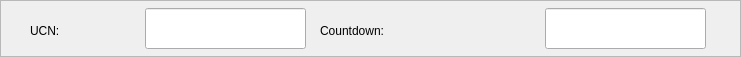
   <widget class="QFrame" name="frame">
    <property name="geometry">
     <rect>
      <x>515</x>
      <y>945</y>
      <width>741</width>
      <height>57</height>
     </rect>
    </property>
    <property name="frameShape">
     <enum>QFrame::StyledPanel</enum>
    </property>
    <property name="frameShadow">
     <enum>QFrame::Raised</enum>
    </property>
    <widget class="caFrame" name="caframe">
     <property name="geometry">
      <rect>
       <x>15</x>
       <y>2</y>
       <width>706</width>
       <height>51</height>
      </rect>
     </property>
     <property name="visibility">
      <enum>caFrame::StaticV</enum>
     </property>
     <property name="visibilityCalc">
      <string notr="true"/>
     </property>
     <property name="channel" stdset="0">
      <string notr="true"/>
     </property>
     <widget class="caLineEdit" name="caLineEdit_7">
      <property name="geometry">
       <rect>
        <x>130</x>
        <y>6</y>
        <width>161</width>
        <height>41</height>
       </rect>
      </property>
      <property name="alignment">
       <set>Qt::AlignCenter</set>
      </property>
      <property name="channel" stdset="0">
       <string notr="true">UCNQ:BEAMREQ:STATUS</string>
      </property>
      <property name="foreground">
       <color>
        <red>0</red>
        <green>0</green>
        <blue>0</blue>
       </color>
      </property>
      <property name="background">
       <color>
        <red>218</red>
        <green>218</green>
        <blue>218</blue>
       </color>
      </property>
      <property name="colorMode">
       <enum>caLineEdit::Default</enum>
      </property>
      <property name="precisionMode">
       <enum>caLineEdit::User</enum>
      </property>
      <property name="limitsMode">
       <enum>caLineEdit::Channel</enum>
      </property>
      <property name="maxValue">
       <double>1.000000000000000</double>
      </property>
      <property name="minValue">
       <double>0.000000000000000</double>
      </property>
      <property name="fontScaleMode">
       <enum>caLineEdit::Height</enum>
      </property>
      <property name="unitsEnabled">
       <bool>false</bool>
      </property>
      <property name="formatType">
       <enum>caLineEdit::decimal</enum>
      </property>
     </widget>
     <widget class="caLabel" name="calabel">
      <property name="geometry">
       <rect>
        <x>15</x>
        <y>6</y>
        <width>96</width>
        <height>46</height>
       </rect>
      </property>
      <property name="text">
       <string>UCN:</string>
      </property>
      <property name="scaledContents">
       <bool>false</bool>
      </property>
      <property name="alignment">
       <set>Qt::AlignLeading|Qt::AlignLeft|Qt::AlignVCenter</set>
      </property>
      <property name="fontScaleMode">
       <enum>ESimpleLabel::Height</enum>
      </property>
      <property name="background">
       <color alpha="0">
        <red>160</red>
        <green>160</green>
        <blue>164</blue>
       </color>
      </property>
     </widget>
     <widget class="caLabel" name="calabel_2">
      <property name="geometry">
       <rect>
        <x>305</x>
        <y>6</y>
        <width>216</width>
        <height>46</height>
       </rect>
      </property>
      <property name="text">
       <string>Countdown:</string>
      </property>
      <property name="scaledContents">
       <bool>false</bool>
      </property>
      <property name="alignment">
       <set>Qt::AlignLeading|Qt::AlignLeft|Qt::AlignVCenter</set>
      </property>
      <property name="fontScaleMode">
       <enum>ESimpleLabel::Height</enum>
      </property>
      <property name="background">
       <color alpha="0">
        <red>160</red>
        <green>160</green>
        <blue>164</blue>
       </color>
      </property>
     </widget>
     <widget class="caLineEdit" name="caLineEdit_5">
      <property name="geometry">
       <rect>
        <x>530</x>
        <y>6</y>
        <width>161</width>
        <height>41</height>
       </rect>
      </property>
      <property name="alignment">
       <set>Qt::AlignCenter</set>
      </property>
      <property name="channel" stdset="0">
       <string notr="true">UCNQ:BEAMREQ:COUNTDOWN</string>
      </property>
      <property name="foreground">
       <color>
        <red>0</red>
        <green>0</green>
        <blue>0</blue>
       </color>
      </property>
      <property name="background">
       <color>
        <red>218</red>
        <green>218</green>
        <blue>218</blue>
       </color>
      </property>
      <property name="colorMode">
       <enum>caLineEdit::Default</enum>
      </property>
      <property name="precisionMode">
       <enum>caLineEdit::User</enum>
      </property>
      <property name="limitsMode">
       <enum>caLineEdit::Channel</enum>
      </property>
      <property name="maxValue">
       <double>1.000000000000000</double>
      </property>
      <property name="minValue">
       <double>0.000000000000000</double>
      </property>
      <property name="fontScaleMode">
       <enum>caLineEdit::Height</enum>
      </property>
      <property name="unitsEnabled">
       <bool>true</bool>
      </property>
      <property name="formatType">
       <enum>caLineEdit::decimal</enum>
      </property>
     </widget>
    </widget>
   </widget>
